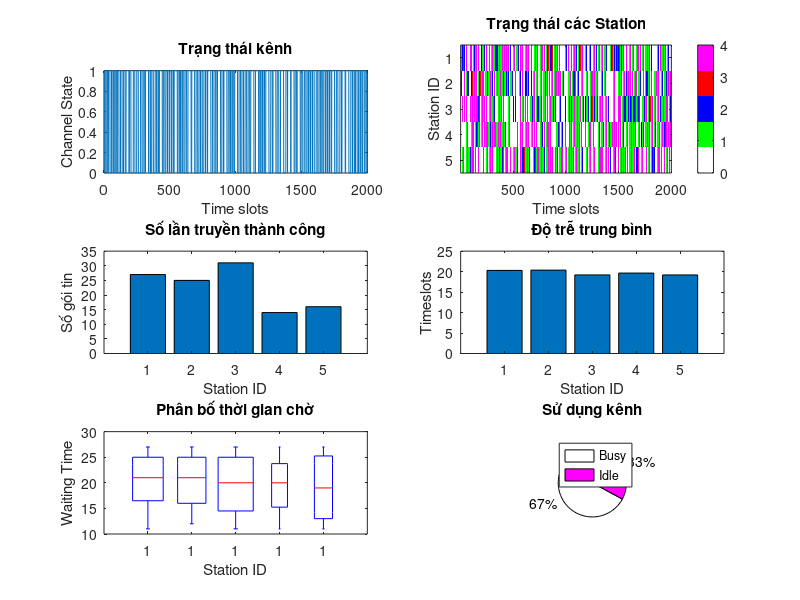

Write MATLAB code to recreate this figure.
% Mô phỏng CSMA/CA với phân tích hiệu suất chi tiết
clear all;
close all;

% Tham số mô phỏng
nStations = 5;          % Số node/station
simTime = 2000;        % Thời gian mô phỏng (timeslots)
backoffMax = 16;       % Giá trị backoff tối đa
dataSize = 10;         % Kích thước gói tin
ACK = 2;              % Thời gian ACK
probTx = 0.3;          % Xác suất tạo gói tin

% Khởi tạo biến
channel = zeros(1, simTime);
stationState = zeros(nStations, simTime);
successfulTx = zeros(1, nStations);
collisions = 0;
delay = zeros(1, nStations);    % Tổng độ trễ
packetsSent = zeros(1, nStations); % Số gói tin gửi
waitingTime = cell(1, nStations); % Lưu thời gian chờ của mỗi gói

% Main simulation loop
for t = 1:simTime
    for n = 1:nStations
        if rand() < probTx && stationState(n,t) == 0
            % Carrier sensing
            if t > 1 && channel(t-1) == 0
                backoff = randi([0 backoffMax]);
                if t + backoff + dataSize + ACK <= simTime
                    % Ghi nhận thời gian bắt đầu chờ
                    startTime = t;
                    
                    % Backoff
                    if backoff > 0
                        stationState(n,t:t+backoff-1) = 1;
                    end
                    
                    % Kiểm tra va chạm
                    collision = false;
                    txStart = t + backoff;
                    txEnd = txStart + dataSize - 1;
                    if sum(channel(txStart:txEnd)) > 0
                        collision = true;
                        collisions = collisions + 1;
                        stationState(n,txStart:txEnd) = 4; % Trạng thái va chạm
                    end
                    
                    % Truyền thành công
                    if ~collision
                        channel(txStart:txEnd) = 1;
                        stationState(n,txStart:txEnd) = 2;
                        channel(txEnd+1:txEnd+ACK) = 1;
                        stationState(n,txEnd+1:txEnd+ACK) = 3;
                        successfulTx(n) = successfulTx(n) + 1;
                        packetsSent(n) = packetsSent(n) + 1;
                        totalDelay = (txEnd + ACK - startTime);
                        delay(n) = delay(n) + totalDelay;
                        waitingTime{n} = [waitingTime{n} totalDelay];
                    end
                end
            end
        end
    end
end

% Phân tích hiệu suất
channelUtilization = sum(channel) / simTime * 100;
totalCollisions = collisions;
collisionRate = collisions / sum(packetsSent) * 100;
throughput = sum(successfulTx) * dataSize / simTime;
avgDelay = delay ./ successfulTx; % Độ trễ trung bình mỗi station
fairness = std(successfulTx) / mean(successfulTx); % Chỉ số công bằng

% Hiển thị kết quả
fprintf('PHÂN TÍCH HIỆU SUẤT:\n');
fprintf('1. Tỷ lệ sử dụng kênh: %.2f%%\n', channelUtilization);
fprintf('2. Tổng số va chạm: %d\n', totalCollisions);
fprintf('3. Tỷ lệ va chạm: %.2f%%\n', collisionRate);
fprintf('4. Throughput mạng: %.2f (data units/timeslot)\n', throughput);
fprintf('5. Độ trễ trung bình theo station (timeslots):\n');
for n = 1:nStations
    if successfulTx(n) > 0
        fprintf('   Station %d: %.2f\n', n, avgDelay(n));
    else
        fprintf('   Station %d: N/A (không có truyền thành công)\n', n);
    end
end
fprintf('6. Chỉ số công bằng: %.2f (0: rất công bằng, cao: không công bằng)\n', fairness);
fprintf('7. Số lần truyền thành công theo station:\n');
for n = 1:nStations
    fprintf('   Station %d: %d\n', n, successfulTx(n));
end

% Chuẩn bị nhãn cho boxplot
groupLabels = [];
dataToPlot = [];
for n = 1:nStations
    if ~isempty(waitingTime{n})
        dataToPlot = [dataToPlot waitingTime{n}];
        groupLabels = [groupLabels repmat(n, 1, length(waitingTime{n}))];
    end
end

% Vẽ biểu đồ
figure('Position', [100 100 1000 800]);

subplot(3,2,1);
plot(channel);
title('Trạng thái kênh');
xlabel('Time slots');
ylabel('Channel State');

subplot(3,2,2);
imagesc(stationState);
title('Trạng thái các Station');
xlabel('Time slots');
ylabel('Station ID');
colorbar;
colormap([1 1 1; 0 1 0; 0 0 1; 1 0 0; 1 0 1]); % Thêm màu tím cho va chạm

subplot(3,2,3);
bar(successfulTx);
title('Số lần truyền thành công');
xlabel('Station ID');
ylabel('Số gói tin');

subplot(3,2,4);
bar(avgDelay);
title('Độ trễ trung bình');
xlabel('Station ID');
ylabel('Timeslots');

subplot(3,2,5);
if ~isempty(dataToPlot)
    boxplot(dataToPlot, groupLabels);
    title('Phân bố thời gian chờ');
    xlabel('Station ID');
    ylabel('Waiting Time');
else
    text(0.5, 0.5, 'Không có dữ liệu thời gian chờ', ...
        'HorizontalAlignment', 'center');
    title('Phân bố thời gian chờ');
end

subplot(3,2,6);
pie([sum(channel) simTime-sum(channel)]);
title('Sử dụng kênh');
legend({'Busy', 'Idle'});
